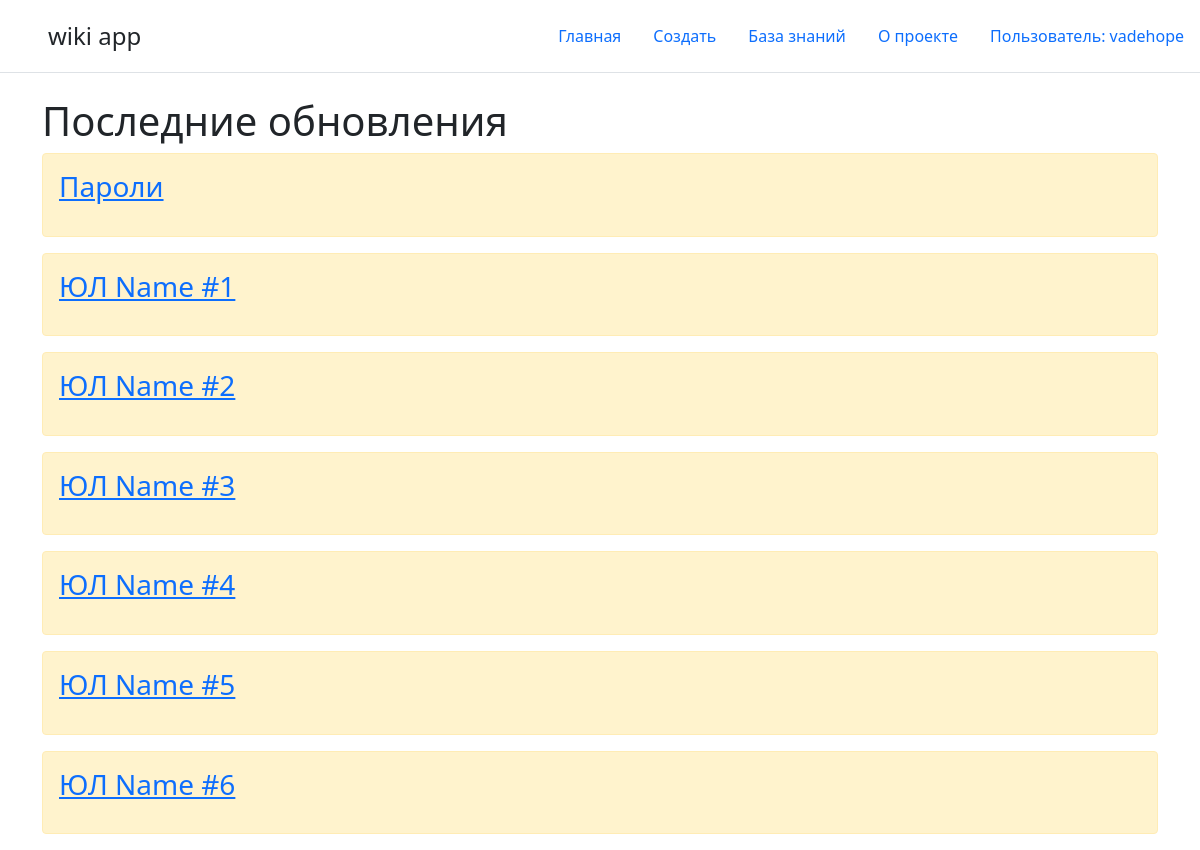
Before: / (signed in) with the older database file.
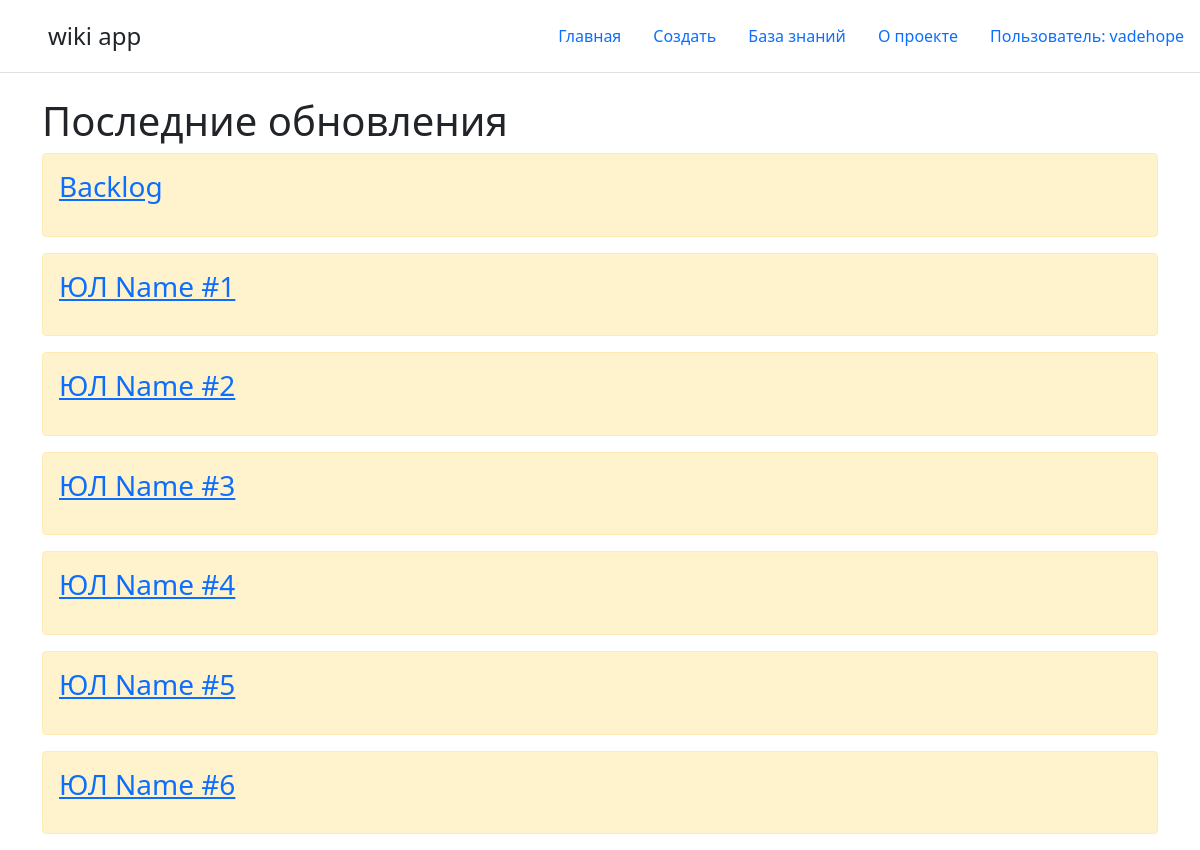
After: the same page with the newer database file.
### main/models.py (models this page shows, shortened)
class Task(MPTTModel):
    name = models.CharField(max_length=50, unique=True)
    parent = TreeForeignKey('self', on_delete=models.CASCADE, null=True, blank=True, related_name='children')
    task = models.TextField('Описание')
    created_at = models.DateTimeField()
    updated_at = models.DateTimeField(auto_now=True)
    class Meta:
        verbose_name = 'Задача'
        verbose_name_plural = 'Задача'
    class MPTTMeta:
        order_insertion_by = ['name']

### main/views.py (the view)
# urls.py: path('', views.index, name = "home"),
@login_required
def index(request):
    names = Task.objects.order_by('-updated_at')
    return render(request, 'main/index.html', {"Title": "Главная страница сайта", "names": names})

### main/templates/main/index.html (shortened to what this page needs)
{% extends 'main/base.html' %}
{% block content%}
    <h1>Последние обновления</h1>
    {% if names %}
        {% for i in names %}
            <div class="alert alert-warning mt-2">
                <a href="{%url 'post-datail' i.id %}"><h3>{{ i.name }}</h3>
                <p>{{ i.updated_at.date }} {{ i.updated_at.time}}</p></a>
            </div>
        {% endfor %}
    {% else %}
        <p>У вас нет записей!</p>
    {% endif %}
{% endblock %}

### main/templates/main/base.html (shortened to what this page needs)
<!DOCTYPE html>
<html lang="ru">
<head>
    <link rel="stylesheet" href="https://cdn.jsdelivr.net/npm/bootstrap@5.1.3/dist/css/bootstrap.min.css">
</head>
<body>
    <header class="d-flex flex-wrap justify-content-center py-3 mb-4 border-bottom">
        <a href="/" class="d-flex align-items-center mb-3 mb-md-0 me-md-auto text-dark text-decoration-none">
          <svg class="bi me-2" width="40" height="32"><use xlink:href="#bootstrap"></use></svg>
          <span class="fs-4">wiki app</span>
        </a>
        <ul class="nav nav-pills">
          <li class="nav-item"><a href="{% url "home" %}" class="nav-link">Главная</a></li>
          <li class="nav-item"><a href="{% url "create_child" %}" class="nav-link" aria-current="page">Создать</a></li>
          <li class="nav-item"><a href="{% url "wiki" %}" class="nav-link" aria-current="page">База знаний</a></li>
          <li class="nav-item"><a href="{% url "about" %}" class="nav-link">О проекте</a></li>
          <li class="nav-item"><a href="{% url "cab" %}" class="nav-link">Пользователь: {{ user.get_username }}</a></li>
        </ul>
      </header>
    <div class="container">
      {% block  content %}{% endblock %}
    </div>
</body>
</html>

Changed rows visible on the page:
removed Task: name "Пароли"
added Task: name "Backlog"
